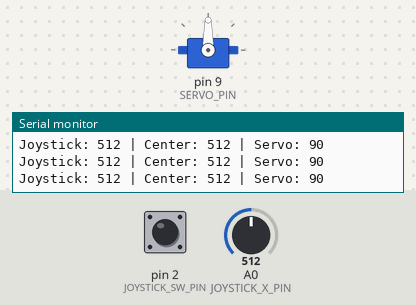
A sketch run on a simulated Arduino Uno, built with avr-gcc and run on an emulated ATmega328P. Shown: servo, the last lines printed to the serial monitor. Inputs (shaded band) come from the test bench; at power-on: A0 (JOYSTICK_X_PIN) = 512, pin 2 (JOYSTICK_SW_PIN) HIGH.

Above: at 1.2 s.
1.3 s: A0 (JOYSTICK_X_PIN) set to 560
At 2.1 s:
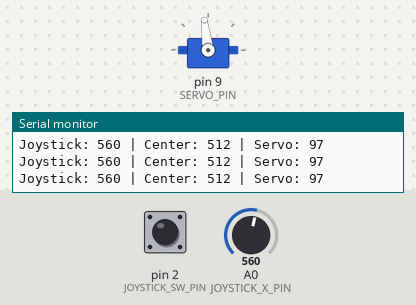
4.3 s: A0 (JOYSTICK_X_PIN) set to 588
At 5.1 s:
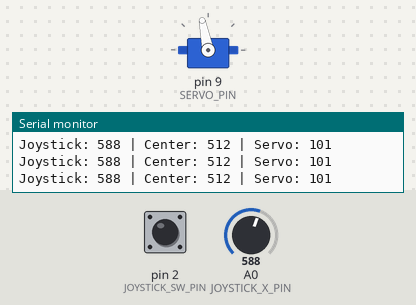
5.8 s: A0 (JOYSTICK_X_PIN) set to 306
At 7.0 s:
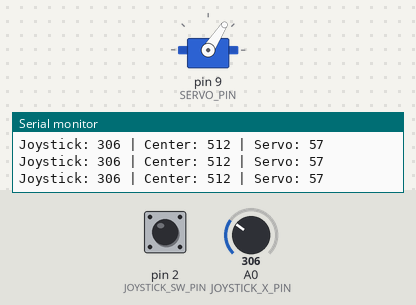
7.3 s: A0 (JOYSTICK_X_PIN) set to 110
At 8.1 s:
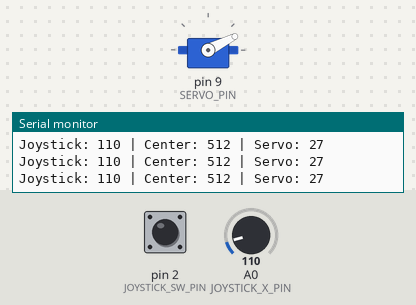
8.8 s: A0 (JOYSTICK_X_PIN) set to 92
At 10.1 s:
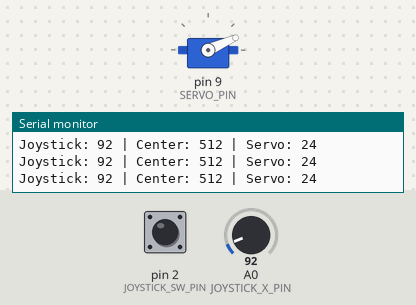
11.8 s: A0 (JOYSTICK_X_PIN) set to 0
At 12.2 s:
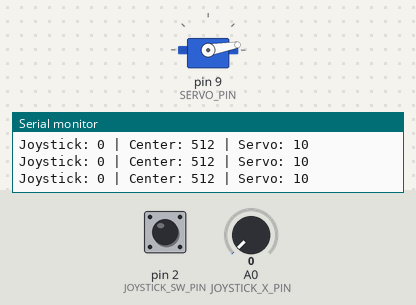
Timing chart, 0 to 14.3 s (numbered marks = the images above; inputs shaded):
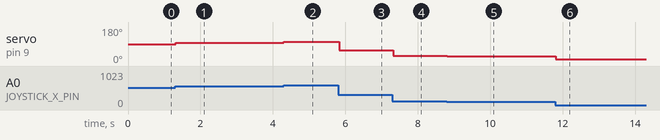

Measured:
- after the input at 1.3 s, servo on pin 9 (SERVO_PIN): 90° → 97° at once
- after the input at 4.3 s, servo on pin 9 (SERVO_PIN): 97° → 101° at once
- after the input at 5.8 s, servo on pin 9 (SERVO_PIN): 101° → 57° at once
- after the input at 7.3 s, servo on pin 9 (SERVO_PIN): 57° → 27° at once
- after the input at 8.8 s, servo on pin 9 (SERVO_PIN): 27° → 24° at once
- after the input at 11.8 s, servo on pin 9 (SERVO_PIN): 24° → 10° at once

The sketch:

02_Joystick_Controlled_Servo.ino
```cpp
#include <Servo.h>

/*
  Joystick Controlled Servo - Arduino Uno R3

  Connections:
  Joystick VRx -> A0
  Joystick SW  -> D2
  Servo signal -> D9
  Joystick and servo grounds must be common.

  Hold the joystick button during startup to calibrate its center.
  Prefer a separate regulated 5V supply for the servo.
*/

const byte JOYSTICK_X_PIN = A0;
const byte JOYSTICK_SW_PIN = 2;
const byte SERVO_PIN = 9;

const int DEAD_ZONE = 35;
const int SERVO_MIN_ANGLE = 10;
const int SERVO_MAX_ANGLE = 170;

Servo steeringServo;
int joystickCenter = 512;

void calibrateJoystick() {
  long total = 0;
  const int samples = 100;

  for (int i = 0; i < samples; i++) {
    total += analogRead(JOYSTICK_X_PIN);
    delay(5);
  }

  joystickCenter = total / samples;
}

void setup() {
  pinMode(JOYSTICK_SW_PIN, INPUT_PULLUP);
  Serial.begin(9600);

  steeringServo.attach(SERVO_PIN);
  steeringServo.write(90);

  if (digitalRead(JOYSTICK_SW_PIN) == LOW) {
    calibrateJoystick();
  }
}

void loop() {
  int raw = analogRead(JOYSTICK_X_PIN);
  int corrected = raw - joystickCenter;

  if (abs(corrected) <= DEAD_ZONE) {
    corrected = 0;
  }

  int angle;
  if (corrected < 0) {
    angle = map(corrected, -joystickCenter, 0, SERVO_MIN_ANGLE, 90);
  } else {
    angle = map(corrected, 0, 1023 - joystickCenter, 90, SERVO_MAX_ANGLE);
  }

  angle = constrain(angle, SERVO_MIN_ANGLE, SERVO_MAX_ANGLE);
  steeringServo.write(angle);

  Serial.print(F("Joystick: "));
  Serial.print(raw);
  Serial.print(F(" | Center: "));
  Serial.print(joystickCenter);
  Serial.print(F(" | Servo: "));
  Serial.println(angle);

  delay(20);
}
```
